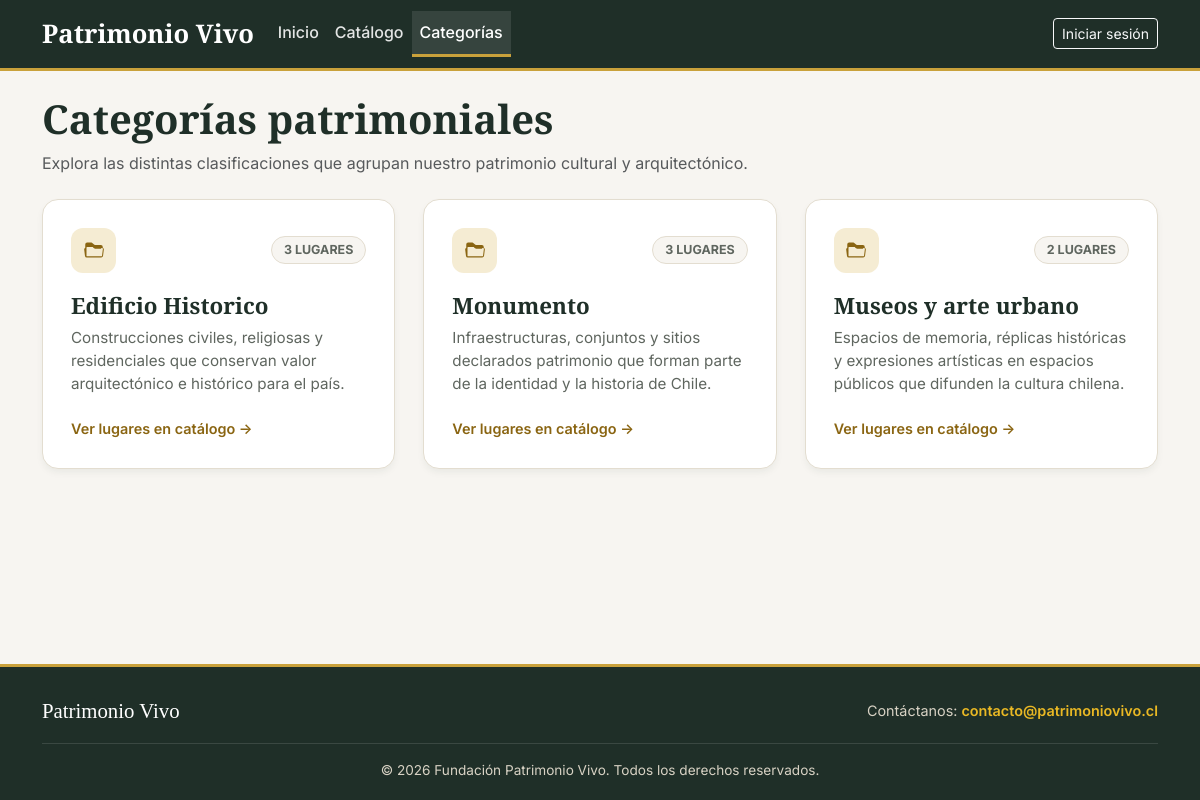
Page /categorias/ on the committed database.
### core/models.py (models this page shows, shortened)
class Categoria(models.Model):
    id = models.BigAutoField(primary_key=True)
    nombre = models.CharField(max_length=100)
    descripcion = models.TextField(blank=True)

### core/views.py (the view)
# urls.py: path('categorias/', views.lista_categorias, name='categorias'),
def lista_categorias(request):
    categorias = Categoria.objects.annotate(total=Count('lugares'))
    return render(request, 'core/categorias.html', {'categorias': categorias})

### core/templates/core/categorias.html (shortened to what this page needs)
{% extends 'core/base.html' %}
{% block content %}
    <div class="mb-4">
        <h1 class="fw-bold">Categorías patrimoniales</h1>
        <p class="text-muted">Explora las distintas clasificaciones que agrupan nuestro patrimonio cultural y arquitectónico.</p>
    </div>
    <div class="categorias-lista">
        {% for categoria in categorias %}
            <a href="{% url 'catalogo' %}?categoria={{ categoria.pk }}" class="categoria-item">
                <div class="categoria-header">
                    <div class="categoria-icon-box">
                    </div>
                    <span class="categoria-badge-count">
                        {{ categoria.total }} lugar{{ categoria.total|pluralize:"es" }}
                    </span>
                </div>
                <div class="categoria-body">
                    <h2>{{ categoria.nombre }}</h2>
                    <p>{{ categoria.descripcion }}</p>
                </div>
                <div class="categoria-footer">
                    <span class="ver-lugares-link">Ver lugares en catálogo &rarr;</span>
                </div>
            </a>
        {% empty %}
            <div class="alert alert-light border">Aún no hay categorías registradas.</div>
        {% endfor %}
    </div>
{% endblock %}

### core/static/core/css/estilos.css (style rules this page uses)
:root { --verde-oscuro: #1f2f28; --verde: #34453d; --verde-claro: #45584f; --oro: #c9a13b; --oro-vivo: #e9b824; --oro-texto: #8a6512; --oro-suave: #f5ecd3; --crema: #f7f5f1; --blanco: #ffffff; --borde: #e3ddd0; --texto: #1f2a25; --apagado: #5f665f; --sombra: 0 4px 8px -2px rgba(31, 47, 40, 0.08); --sombra-hover: 0 14px 24px -6px rgba(31, 47, 40, 0.18); --transicion: all 0.25s ease; --fuente-titulo: 'Playfair Display', Georgia, 'Times New Roman', serif; }
body { background: var(--crema); color: var(--texto); font-family: 'Inter', system-ui, -apple-system, 'Segoe UI', Arial, sans-serif; }
h1, h2, h3 { font-family: var(--fuente-titulo); color: var(--verde-oscuro); }
.categorias-lista { display: grid; grid-template-columns: repeat(auto-fill, minmax(300px, 1fr)); gap: 1.75rem; }
.categoria-item { display: flex; flex-direction: column; justify-content: space-between; padding: 1.75rem; border: 1px solid var(--borde); border-radius: 1rem; background: var(--blanco); color: inherit; text-decoration: none; box-shadow: var(--sombra); transition: var(--transicion); }
.categoria-header { display: flex; align-items: center; justify-content: space-between; margin-bottom: 1.25rem; }
.categoria-icon-box { display: flex; align-items: center; justify-content: center; width: 45px; height: 45px; background: var(--oro-suave); color: var(--oro-texto); border-radius: 0.75rem; }
.categoria-badge-count { font-size: 0.78rem; font-weight: 700; text-transform: uppercase; padding: 0.25rem 0.75rem; background: var(--crema); color: var(--apagado); border-radius: 999px; border: 1px solid var(--borde); }
.categoria-item h2 { font-size: 1.4rem; font-weight: 700; margin: 0 0 0.5rem 0; }
.categoria-item p { font-size: 0.95rem; color: var(--apagado); margin: 0; }
.categoria-footer { margin-top: 1.25rem; }
.ver-lugares-link { color: var(--oro-texto); font-weight: 600; font-size: 0.9rem; }

### rows in the picture
Categoria: total "3", nombre "Edificio Historico", descripcion "Construcciones civiles, religiosas y residenciales que conservan valor arquitectónico e histórico para el país."
Categoria: total "3", nombre "Monumento", descripcion "Infraestructuras, conjuntos y sitios declarados patrimonio que forman parte de la identidad y la historia de Chile."
Categoria: total "2", nombre "Museos y arte urbano", descripcion "Espacios de memoria, réplicas históricas y expresiones artísticas en espacios públicos que difunden la cultura chilena."
